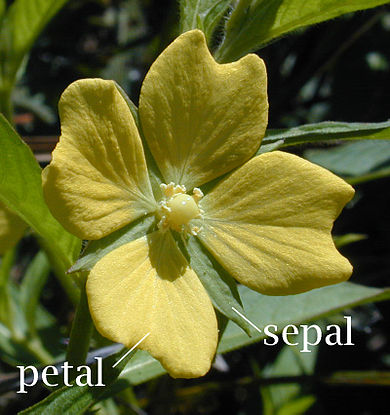
#> input picture Machine Learning/DataSet/Materials/Images/petal-sepal.jpg, 390 x 415 px
$ jupyter execute Iris.ipynb
#> lines starting #> are read from the running program, lines starting #| are printed output that depends on the picture
# Iris Dataset

---

## 1. Overview
  - Iris(アヤメ)のデータセット
  - 花の以下の4項目が3つの種ごとに50個のデータがあり、計150データ(Petal:花びら, Sepal:がく)
    - sepal length[cm]
    - sepal width[cm]
    - petal length[cm]
    - petal width[cm]

[cell 1]
from PIL import Image
filename = "./Materials/Images/petal-sepal.jpg"
#原著論文から引用
im = Image.open(filename)
#> im is the input picture: PIL image 390x415 RGB; mean R, G, B 96.9, 98.7, 43.1
im.resize((400, 400))
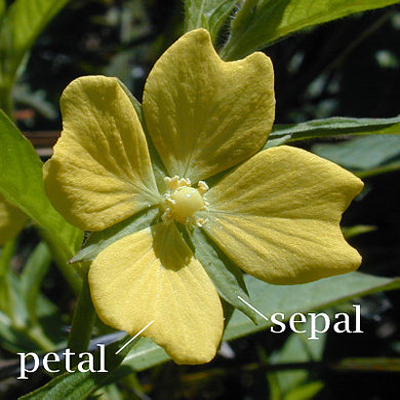
#> Out: PIL image 400x400 RGB; mean R, G, B 96.9, 98.7, 43.1

  - 花の種類は以下の3つ
    - setosa(ヒオウギアヤメ）
    - versicolor(ブルーフラッグ)
    - virginica(バージニカ)

[cell 2]
from PIL import Image
filename = "./Materials/Images/iris_setosa.jpg"
im = Image.open(filename)
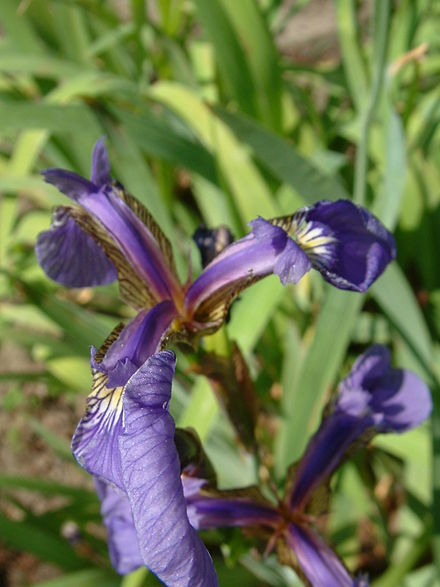
#> input picture Machine Learning/DataSet/Materials/Images/Iris_setosa.jpg, 440 x 587 px, found by its file name
#> im is the input picture: PIL image 440x587 RGB; mean R, G, B 108.4, 116.6, 80.9
im = im.resize((300, 300))
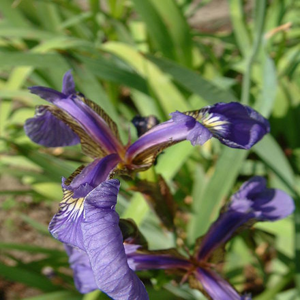
#> im: PIL image 300x300 RGB; mean R, G, B 108.4, 116.6, 80.9
display(im)

[cell 3]
from PIL import Image
filename = "./Materials/Images/iris_versiclor.jpg"
im = Image.open(filename)
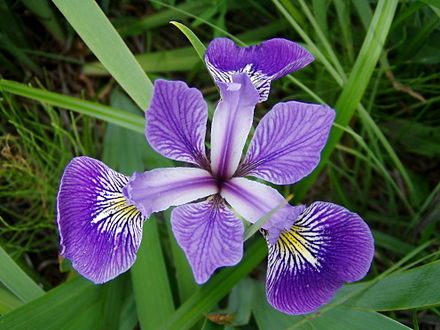
#> input picture Machine Learning/DataSet/Materials/Images/iris_versiclor.jpg, 440 x 330 px
#> im is the input picture: PIL image 440x330 RGB; mean R, G, B 79, 86.9, 80.3
im = im.resize((300, 300))
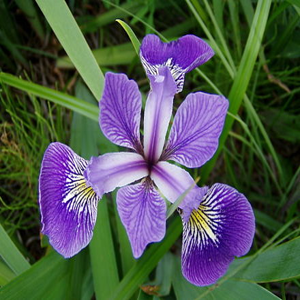
#> im: PIL image 300x300 RGB; mean R, G, B 79, 86.9, 80.3
display(im)

[cell 4]
from PIL import Image
filename = "./Materials/Images/iris_virginica.jpg"
im = Image.open(filename)
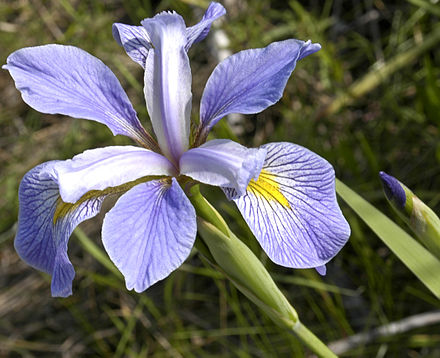
#> input picture Machine Learning/DataSet/Materials/Images/Iris_virginica.jpg, 440 x 358 px, found by its file name
#> im is the input picture: PIL image 440x358 RGB; mean R, G, B 103.3, 102.9, 96.2
im = im.resize((300, 300))
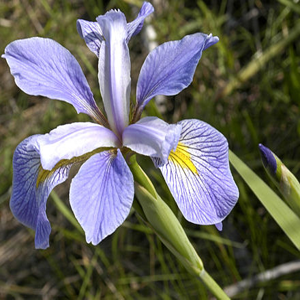
#> im: PIL image 300x300 RGB; mean R, G, B 103.2, 102.9, 96.1
display(im)
